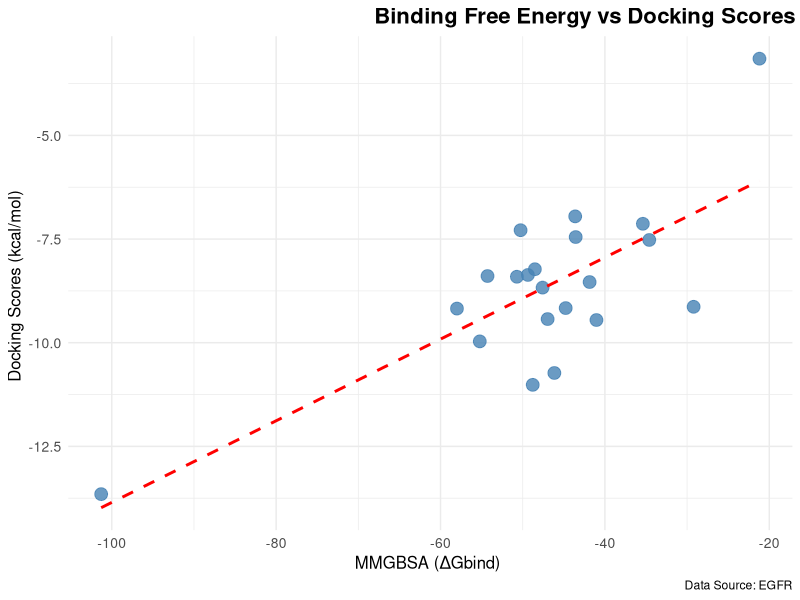
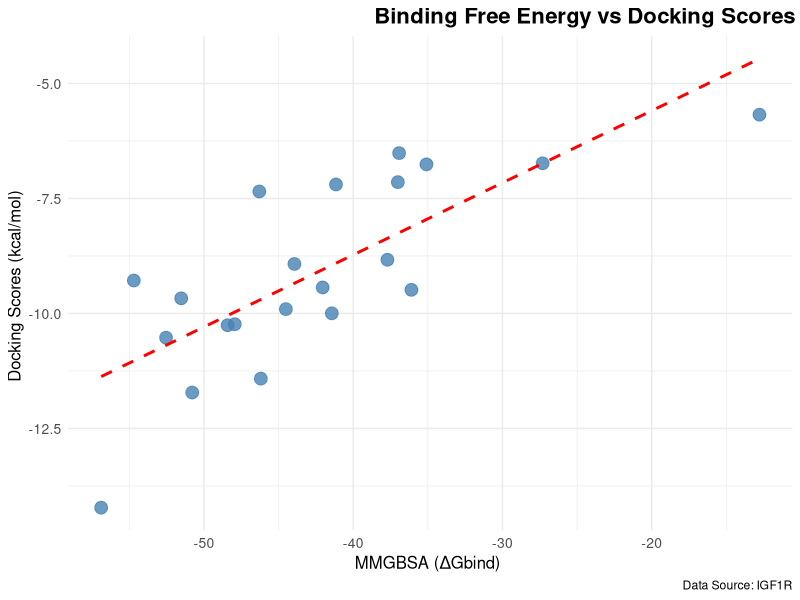
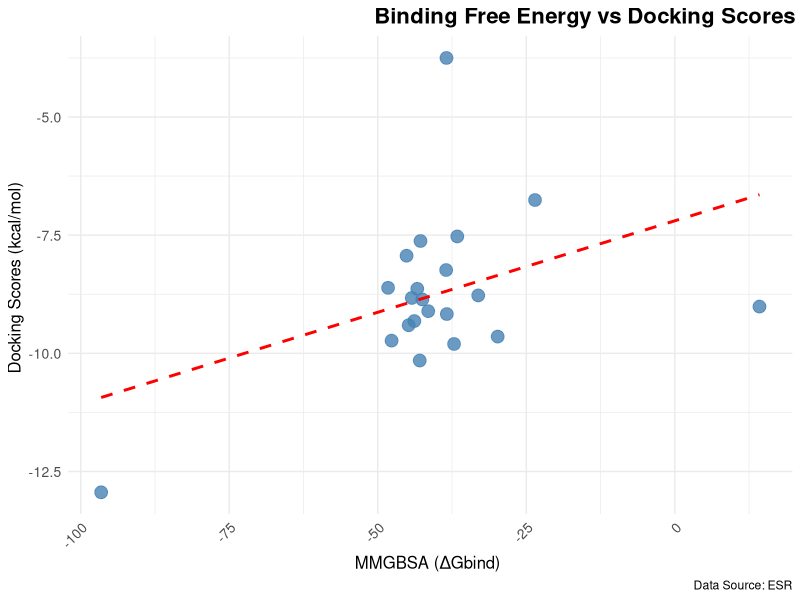
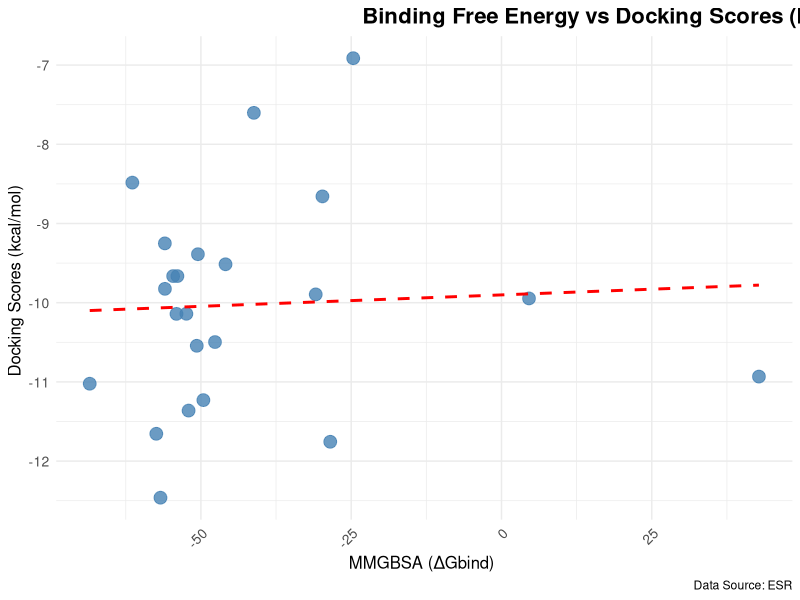
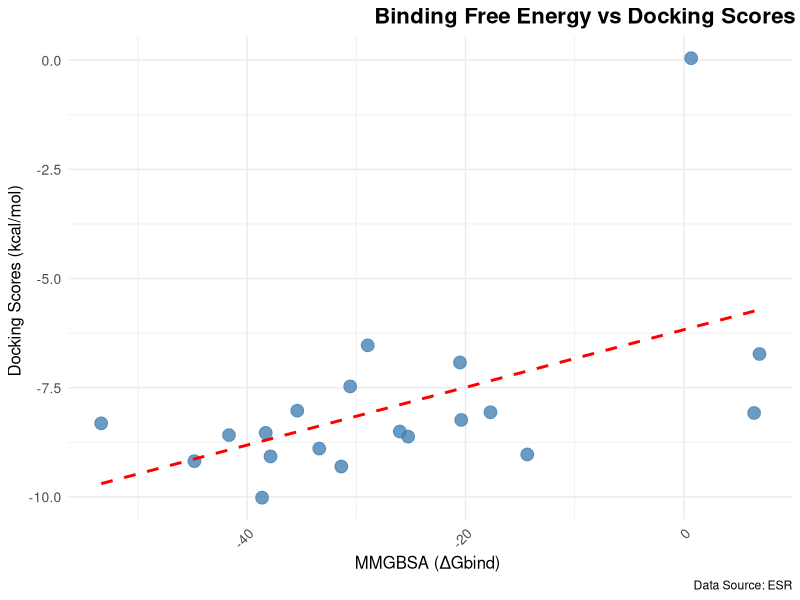

Recreate these plots in R, in order.
## ---- chunk 1
#Install and load ggplot2
install.packages('ggplot2')
library(ggplot2)

## ---- chunk 2

#for EGFR
# Load required packages

library(ggplot2)

# Data
MMGBSA <- c(-50.710, -50.259, -46.969, -54.282, -29.207, -58.001, -41.030, -43.614, -35.381, -46.151, -49.371, -48.520, -34.601, -41.861, -44.773, -48.783, -47.583, -43.556, -55.224, -21.193, -101.290)
DOCK_SCORES <- c(-8.409, -7.287, -9.430, -8.392, -9.134, -9.177, -9.453, -6.953, -7.132, -10.730, -8.366, -8.228, -7.522, -8.537, -9.165, -11.016, -8.671, -7.452, -9.968, -3.150, -13.652)

# Create a data frame
data <- data.frame(MMGBSA, DOCK_SCORES)

# Plotting
EGFRplot <- ggplot(data, aes(x = MMGBSA, y = DOCK_SCORES)) +
  geom_point(size = 4, color = "steelblue", alpha = 0.8) +
  geom_smooth(method = "lm", color = "red", se = FALSE, linetype = "dashed") +
  labs(
    x = "MMGBSA (ΔGbind) ",
    y = "Docking Scores (kcal/mol) ",
    title = "                                                   Binding Free Energy vs Docking Scores (EGFR)",
    caption = "Data Source: EGFR"
  ) +
  theme_minimal() +
  theme(
    plot.title = element_text(size = 16, face = "bold"),
    axis.title = element_text(size = 12),
    axis.text = element_text(size = 10)
  )

# Print the plot
print(EGFRplot)

# Save the plot
ggsave("images/EGFRplot.png", plot, width = 8, height = 6, dpi = 300)


## ---- chunk 3

#IGFR

# Load required packages
library(ggplot2)
# Data
MMGBSA <- c(-43.937, -42.048, -37.008, -46.188, -54.695, -51.520, -36.923, -48.414, -56.882, -52.535, -41.153, -27.309, -37.708, -36.099, -41.432, -50.784, -44.509, -35.092, -46.287, -12.783, -47.934)
DOCK_SCORES <- c(-8.924, -9.435, -7.145, -11.418, -9.284, -9.672, -6.514, -10.257, -14.224, -10.528, -7.195, -6.736, -8.833, -9.487, -9.998, -11.720, -9.906, -6.759, -7.348, -5.678, -10.235)

# Create a data frame
data <- data.frame(MMGBSA, DOCK_SCORES)

# Plotting
IGFRplot <- ggplot(data, aes(x = MMGBSA, y = DOCK_SCORES)) +
  geom_point(size = 4, color = "steelblue", alpha = 0.8) +
  geom_smooth(method = "lm", color = "red", se = FALSE, linetype = "dashed") +
  labs(
    x = "MMGBSA (ΔGbind) ",
    y = "Docking Scores (kcal/mol) ",
    title = "                                                   Binding Free Energy vs Docking Scores (IGF1R)",
    caption = "Data Source: IGF1R"
  ) +
  theme_minimal() +
  theme(
    plot.title = element_text(size = 16, face = "bold"),
    axis.title = element_text(size = 12),
    axis.text = element_text(size = 10)
  )

# Save the plot
ggsave("images/IGFRplot.png", plot, width = 8, height = 6, dpi = 300)

print(IGFRplot)



## ---- chunk 4
#ESR


# Load required packages

library(ggplot2)

# Sample data
MMGBSA <- c(-37.160, -43.353, -45.151, -38.490, -47.675, -41.506, -38.376, -48.263, -23.531, -43.848, -42.937, -29.817, -36.616, 14.249, -33.091, -42.810, -42.498, -44.795, -44.276, -38.435, -96.555)
DOCK_SCORES <- c(-9.802, -8.635, -7.935, -8.238, -9.731, -9.108, -9.169, -8.614, -6.757, -9.317, -10.152, -9.646, -7.527, -9.011, -8.775, -7.624, -8.861, -9.406, -8.829, -3.751, -12.940)

# Create a data frame
data <- data.frame(MMGBSA, DOCK_SCORES)

# Plotting
ESRplot <- ggplot(data, aes(x = MMGBSA, y = DOCK_SCORES)) +
  geom_point(size = 4, color = "steelblue", alpha = 0.8) +
  geom_smooth(method = "lm", color = "red", se = FALSE, linetype = "dashed") +
  labs(
    x = "MMGBSA (ΔGbind) ",
    y = "Docking Scores (kcal/mol) ",
    title = "                                                   Binding Free Energy vs Docking Scores (ESR)",
    caption = "Data Source: ESR"
  ) +
  theme_minimal() +
  theme(
    plot.title = element_text(size = 16, face = "bold"),
    axis.title = element_text(size = 12),
    axis.text = element_text(size = 10),
    axis.text.x = element_text(angle = 45, vjust = 1, hjust = 1)
  )

# Save the plot
ggsave("ESRplot.png", plot, width = 8, height = 6, dpi = 300)
print(ESRplot)


## ---- chunk 5
#PGR


# Load required packages

library(ggplot2)

# Data
MMGBSA <- c(-54.617, -61.403, -57.418, -50.688, -28.483, -52.050, -45.904, -50.496, 42.824, -24.662, -49.588, -53.909, -52.416, -55.983, 4.578, -41.190, -47.654, -29.783, -55.996, -56.724, -54.061, -30.900, -68.493)
DOCK_SCORES <- c(-9.664, -8.484, -11.655, -10.544, -11.756, -11.362, -9.515, -9.388, -10.933, -6.913, -11.230, -9.664, -10.140, -9.825, -9.946, -7.603, -10.497, -8.658, -9.251, -12.462, -10.141, -9.895, -11.023)

# Create a data frame
data <- data.frame(MMGBSA, DOCK_SCORES)

# Plotting
PGRplot <- ggplot(data, aes(x = MMGBSA, y = DOCK_SCORES)) +
  geom_point(size = 4, color = "steelblue", alpha = 0.8) +
  geom_smooth(method = "lm", color = "red", se = FALSE, linetype = "dashed") +
  labs(
    x = "MMGBSA (ΔGbind) ",
    y = "Docking Scores (kcal/mol) ",
    title = "                                                   Binding Free Energy vs Docking Scores (ESR)",
    caption = "Data Source: ESR"
  ) +
  theme_minimal() +
  theme(
    plot.title = element_text(size = 16, face = "bold"),
    axis.title = element_text(size = 12),
    axis.text = element_text(size = 10),
    axis.text.x = element_text(angle = 45, vjust = 1, hjust = 1)
  )

# Save the plot
ggsave("PGRplot.png", plot, width = 8, height = 6, dpi = 300)
print(PGRplot)


## ---- chunk 6
#YAP1


# Load required packages

# Data
MMGBSA <- c(-35.407, -44.828, -31.373, -38.629, 6.928, -26.013, -30.560, -37.855, -20.505, -33.396, -20.387, -25.250, -14.341, -17.709, -41.659, 6.437, -38.297, -28.954, 0.670, -53.366)
DOCK_SCORES <- c(-8.027, -9.182, -9.305, -10.019, -6.728, -8.503, -7.471, -9.074, -6.922, -8.894, -8.238, -8.620, -9.029, -8.063, -8.586, -8.079, -8.534, -6.530, 0.046, -8.316)

# Create a data frame
data <- data.frame(MMGBSA, DOCK_SCORES)

# Plotting
YAP1plot <- ggplot(data, aes(x = MMGBSA, y = DOCK_SCORES)) +
  geom_point(size = 4, color = "steelblue", alpha = 0.8) +
  geom_smooth(method = "lm", color = "red", se = FALSE, linetype = "dashed") +
  labs(
    x = "MMGBSA (ΔGbind) ",
    y = "Docking Scores (kcal/mol) ",
    title = "                                                   Binding Free Energy vs Docking Scores (ESR)",
    caption = "Data Source: ESR"
  ) +
  theme_minimal() +
  theme(
    plot.title = element_text(size = 16, face = "bold"),
    axis.title = element_text(size = 12),
    axis.text = element_text(size = 10),
    axis.text.x = element_text(angle = 45, vjust = 1, hjust = 1)
  )

# Save the plot
ggsave("YAP1plot.png", plot, width = 8, height = 6, dpi = 300)
print(YAP1plot)


